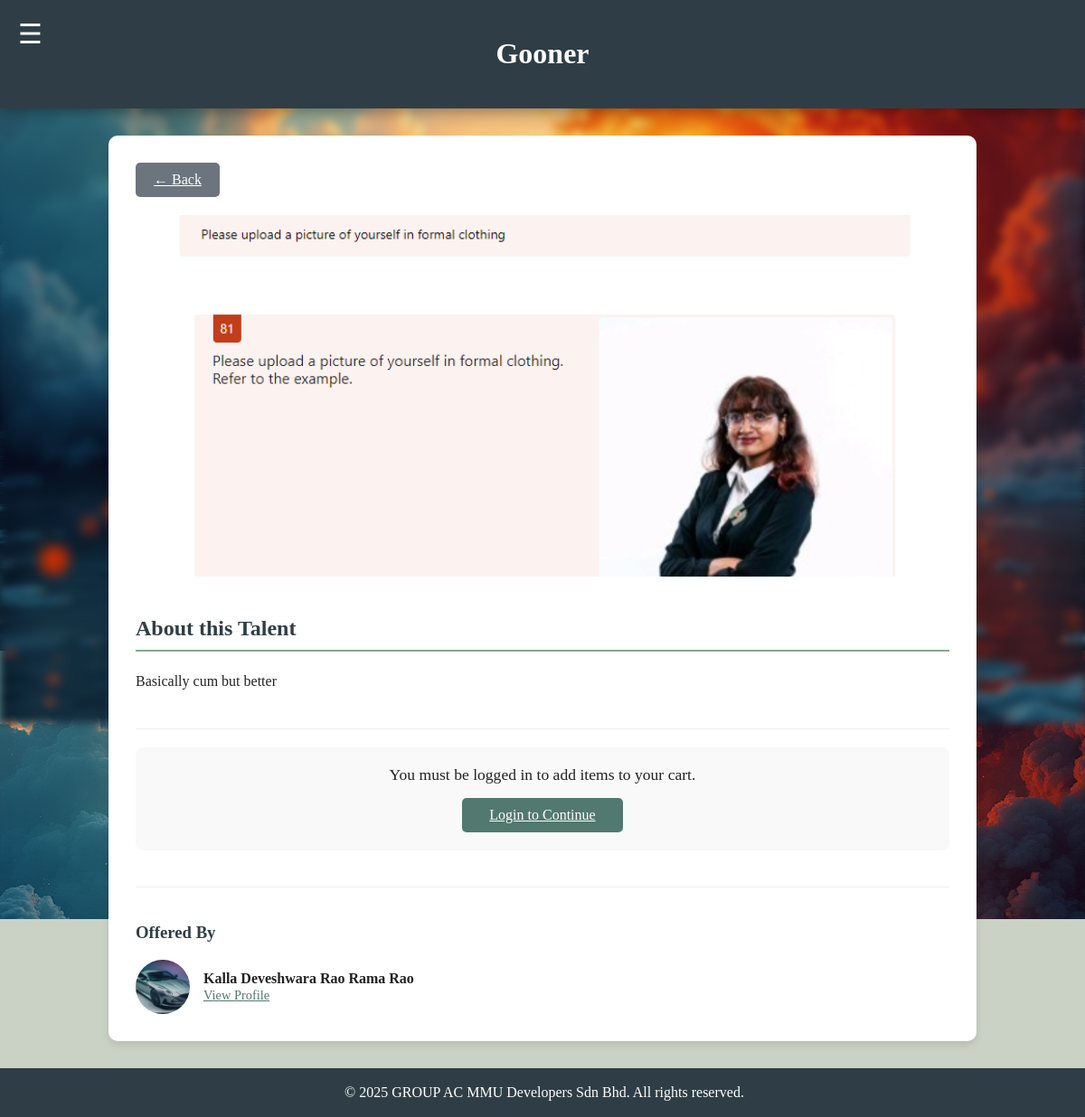
Page /viewTalent.php?id=5 on the committed database.
### tables this page shows
CREATE TABLE `services` (
  `service_id` int(11) NOT NULL,
  `user_id` int(11) NOT NULL,
  `service_title` varchar(255) NOT NULL,
  `service_description` text DEFAULT NULL,
  `service_image` varchar(255) DEFAULT NULL
);

CREATE TABLE `users` (
  `user_id` int(11) NOT NULL,
  `name` varchar(100) DEFAULT NULL,
  `email` varchar(100) DEFAULT NULL,
  `password` varchar(255) DEFAULT NULL,
  `role` enum('student','admin') DEFAULT 'student',
  `created_at` timestamp NOT NULL DEFAULT current_timestamp(),
  `student_id` varchar(50) DEFAULT NULL,
  `faculty` varchar(100) DEFAULT NULL,
  `date_of_birth` date DEFAULT NULL,
  `about_me` text DEFAULT NULL,
  `profile_picture` varchar(255) DEFAULT 'default_avatar.png'
);

### viewtalent.php (the view, shortened to what this page needs)
<?php
require 'connection.php';
$talent_id = intval($_GET['id']);
$stmt = $conn->prepare(
    "SELECT s.service_title, s.service_description, s.service_image, u.name as user_name, u.profile_picture, u.user_id
     FROM services s
     JOIN users u ON s.user_id = u.user_id
     WHERE s.service_id = ?"
);
$stmt->bind_param("i", $talent_id);
$stmt->execute();
$result = $stmt->get_result();
$talent = $result->fetch_assoc();
require 'header.php';
$talent_image_src = 'images/uploads/talent_images/' . htmlspecialchars($talent['service_image'] ?? 'service_placeholder.png');
$owner_avatar_src = DEFAULT_AVATAR_URL;
if (!empty($talent['profile_picture']) && file_exists('images/uploads/profile_pictures/' . $talent['profile_picture'])) {
    $owner_avatar_src = 'images/uploads/profile_pictures/' . htmlspecialchars($talent['profile_picture']);
}
?>
<body>
    <?php require 'navbar.php'; ?>
    <div id="main-content">
        <div class="title-container">
            <h1><?php echo htmlspecialchars($talent['service_title']); ?></h1>
        </div>
        <div class="talent-detail-container" style="max-width: 900px; margin: 30px auto; background-color: #fff; padding: 30px; border-radius: 10px; box-shadow: 0 4px 8px rgba(0,0,0,0.1);">
            <a href="#" onclick="history.go(-1); return false;" class="form-button" style="width: auto; padding: 10px 20px; background-color: #6c757d; display: inline-block; margin-bottom: 20px;">&larr; Back</a>
            <img src="<?php echo $talent_image_src; ?>" alt="<?php echo htmlspecialchars($talent['service_title']); ?>" style="width: 100%; height: auto; max-height: 400px; object-fit: cover; border-radius: 8px; margin-bottom: 20px;">
            <section id="talent-description">
                <h2 style="color: var(--color-title); border-bottom: 2px solid var(--color-surface); padding-bottom: 10px;">About this Talent</h2>
                <p style="line-height: 1.6;">
                    <?php echo nl2br(htmlspecialchars($talent['service_description'])); ?>
                </p>
            </section>
            <section id="add-to-cart" style="margin-top: 40px; padding-top: 20px; border-top: 1px solid #eee;">
                <?php if (isset($_SESSION['user_id'])): ?>
                    <form action="cart_logic.php" method="POST">
                        <input type="hidden" name="action" value="add">
                        <input type="hidden" name="talent_id" value="<?php echo $talent_id; ?>">
                        <button type="submit" class="form-button" style="width: 100%; background-color: var(--color-primary); font-size: 1.2em;">Add to Cart (RM 100.00)</button>
                    </form>
                <?php else: ?>
                    <div style="text-align: center; background-color: #f9f9f9; padding: 20px; border-radius: 8px;">
                        <p style="margin: 0; font-size: 1.1em;">You must be logged in to add items to your cart.</p>
                        <a href="login.php" class="form-button" style="width: auto; display: inline-block; margin-top: 15px; padding: 10px 30px;">Login to Continue</a>
                    </div>
                <?php endif; ?>
            </section>
            <section id="talent-owner" style="margin-top: 40px; padding-top: 20px; border-top: 1px solid #eee;">
                <h3 style="color: var(--color-title);">Offered By</h3>
                <div class="owner-info" style="display: flex; align-items: center; gap: 15px;">
                    <img src="<?php echo $owner_avatar_src; ?>" alt="<?php echo htmlspecialchars($talent['user_name']); ?>" style="width: 60px; height: 60px; border-radius: 50%; object-fit: cover;">
                    <div>
                        <h4 style="margin: 0;"><?php echo htmlspecialchars($talent['user_name']); ?></h4>
                        <a href="userDashboard.php?id=<?php echo $talent['user_id']; ?>" style="font-size: 0.9em; color: var(--color-primary);">View Profile</a>
                    </div>
                </div>
            </section>
        </div>
    </div>
    <?php require 'footer.php'; ?>
</body>
</html>

### css/style.css (style rules this page uses)
:root { --color-bg: #CAD2C5; --color-surface: #84A98C; --color-primary: #52796F; --color-text: #354F52; --color-title: #2F3E46; }
body { background-image: url("../css/background/background_image_2.png"); background-color: var(--color-bg); color: #222; margin: 0; padding: 0; }
body::before { content: ""; position: fixed; background-image: url("../css/background/background_image_2.png"); background-size: cover; top: 0; left: 0; height: 100vh; width: 100vw; z-index: -1; filter: blur(5px); }
.title-container { background-color: var(--color-title); font-family: "Copperplate Gothic", "Copperplate", fantasy; color: white; padding: 20px; text-align: center; box-shadow: 0 0px 20px rgba(0, 0, 0, 0.5); }
.form-button { width: 100%; padding: 10px; font-size: 1rem; background-color: var(--color-primary); color: white; border: none; border-radius: 5px; cursor: pointer; transition: background-color 0.3s ease; display: block; margin: 0; }

### rows in the picture
services: service_title "Gooner", service_image (picture), service_description "Basically cum but better", user.profile_picture (picture), user.name "Kalla Deveshwara Rao Rama Rao"
